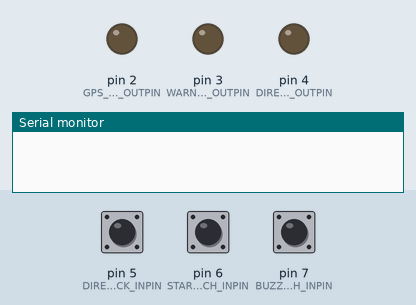
The sketch below on a simulated Arduino Mega 2560, built with avr-gcc and run on an emulated ATmega2560. On the bench: output pins drawn as LEDs (lit = HIGH), the last lines printed to the serial monitor. The test bench sets the inputs (shaded band); at power-on: pin 6 (START_SWITCH_INPIN) HIGH, pin 7 (BUZZER_SWITCH_INPIN) HIGH, pin 5 (DIRECTION_LIGHT_CHECK_INPIN) HIGH.

Above: at 2.7 s.
2.8 s: pin 6 (START_SWITCH_INPIN) pulled LOW for 3.2 s
At 5.76 s:
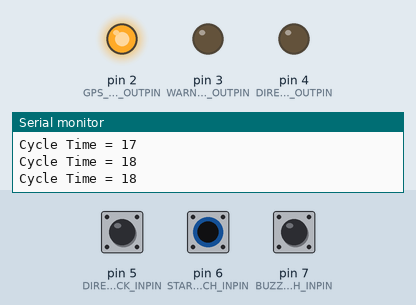
7.5 s: pin 7 (BUZZER_SWITCH_INPIN) pulled LOW for 0.65 s
At 8.2 s:
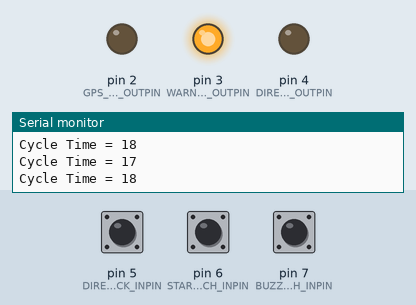
10.0 s: pin 7 (BUZZER_SWITCH_INPIN) pulled LOW for 3.2 s
At 14.0 s:
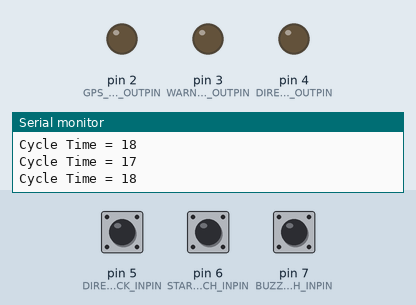
Timing chart, 0 to 15.5 s (numbered marks = the images above; inputs shaded):
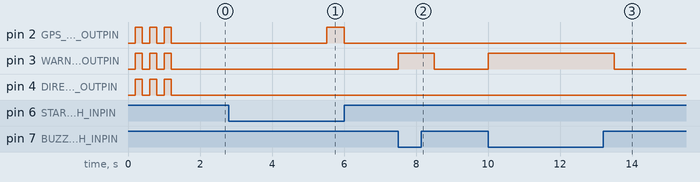

Measured:
- after the input at 2.8 s, pin 2 (GPS_TX_LED_OUTPIN): LOW → HIGH after 2.7 s, → LOW 0.48 s later
- after the input at 7.5 s, pin 3 (WARNING_RX_LED_OUTPIN): LOW → HIGH at once, → LOW 1.0 s later
- after the input at 10.0 s, pin 3 (WARNING_RX_LED_OUTPIN): LOW → HIGH at once, → LOW 3.5 s later
- by itself, pin 2 (GPS_TX_LED_OUTPIN), pin 3 (WARNING_RX_LED_OUTPIN), pin 4 (DIRECTION_LIGHT_LED_OUTPIN): alternates HIGH for 0.20 s and LOW for 0.20 s, 6 changes in all, then stays LOW

The sketch:

DVR2Test.ino
```cpp
#define DEBUG_MODE 1
#ifdef DEBUG_MODE && DEBUG_MODE == 1
#define DPrint(fmt, ...) Serial.print(fmt, ##__VA_ARGS__);
#define DPrintln(fmt, ...) Serial.println(fmt, ##__VA_ARGS__);
#else
#define DPrint(...)
#define DPrintln(...)
#endif

#define DELAY_TIME 10 // unit: ms
#define BUFFER_SIZE 10

// Output Pin (LED 燈號)
#define GPS_TX_LED_OUTPIN 2
#define WARNING_RX_LED_OUTPIN 3
#define DIRECTION_LIGHT_LED_OUTPIN 4

// Input Pin
#define DIRECTION_LIGHT_CHECK_INPIN 5
#define START_SWITCH_INPIN 6 // GPS和方向燈 啟動/關閉
#define BUZZER_SWITCH_INPIN 7 // 蜂鳴器 啟動/關閉

boolean initFlag = false;
unsigned char gpsCount = 0, gprmcCount = 0, checkFrequencyCount = 0, buzzerCount = 0;
int buzzerSwitchStatus = 0, startSwitchStatus = 0;
unsigned long cycleTime = 0, oldTime = 0;

char recvBuffer[BUFFER_SIZE] = {0}; // RX LDW or FCW data
char warningMessage_1[7] = {'$', 'M', 'W', 'L', 'D', 'T', ','};   // $MWLDT,
char warningMessage_2[7] = {'$', 'M', 'W', 'F', 'C', 'W', ','};   // $MWFCW,
char warningMessage_3[5] = {'A', 'T', '$', 'P', 'D'};             // AT$PD=21;LDW:1<0x0D><0x0A>

unsigned char tempPositiveVal = 0;
unsigned char tempNegativeVal = 0;
unsigned char positiveVal = 0;
unsigned char negativeVal = 0;


/*
$GPGGA,121252.000,3937.3032,N,11611.6046,E,1,05,2.0,45.9,M,-5.7,M,,0000*77
$GPRMC,121252.000,A,3958.3032,N,11629.6046,E,15.15,359.95,070306,,,A*54
$GPVTG,359.95,T,,M,15.15,N,28.0,K,A*04
$GPGGA,121253.000,3937.3090,N,11611.6057,E,1,06,1.2,44.6,M,-5.7,M,,0000*72
$GPGSA,A,3,14,15,05,22,18,26,,,,,,,2.1,1.2,1.7*3D
$GPGSV,3,3,10,29,07,074,,30,07,163,28*7D

$GPRMC,<1>,<2>,<3>,<4>,<5>,<6>,<7>,<8>,<9>,<10>,<11>,<12>*hh
<7> 地面速率（000.0~999.9節，前面的0也將被傳輸）
*/

/* 測速照相
$GPRMC,05414.00,A,2350.7912,N,12029.0616,E,44.444,175.22,180517,,,A*6C
$GPRMC,05414.00,A,2450.7384,N,12029.0568,E,44.444,175.22,180517,,,A*6C
$GPRMC,05414.00,A,2450.5500,N,12029.05200,E,44.444,175.22,180517,,,A*6C
$GPRMC,05414.00,A,2450.4966,N,12029.0496,E,44.444,175.22,180517,,,A*6C
$GPRMC,05414.00,A,2450.3316,N,12029.05320,E,44.444,175.22,180517,,,A*6C
*/
// 53.4558(7) * 1.852 = 99 KM/H
char *gprmcStr[5] = {"$GPRMC,05414.00,A,2350.7912,N,12029.0616,E,53.4558,175.22,180517,,,A*6C\r\n",
                     "$GPRMC,05414.00,A,2450.7384,N,12029.0568,E,53.4558,175.22,180517,,,A*6C\r\n",
                     "$GPRMC,05414.00,A,2450.5500,N,12029.05200,E,53.4558,175.22,180517,,,A*6C\r\n",
                     "$GPRMC,05414.00,A,2450.4966,N,12029.0496,E,53.4558,175.22,180517,,,A*6C\r\n",
                     "$GPRMC,05414.00,A,2450.3316,N,12029.05320,E,53.4558,175.22,180517,,,A*6C\r\n"};

void setup()
{
  setupInit();
}

void loop()
{
  /***** Initial Flow *****/
  initFlow(); // only run once

  /***** Check buzzer switch and start switch on off *****/
  checkSwitchStatus();

  if (buzzerSwitchStatus == HIGH && startSwitchStatus == LOW) // buzzer off, start on
  {
    /***** Send GPS to DVR *****/
    sendGPSData(); // 1s, 2s

    /***** Receive RX data from UART1 *****/
    receiveWarning(); // 10 ms

    /***** Spend time for one loop cycle *****/
    calculateCycleTime();
    DPrint("Cycle Time = ");
    DPrintln(cycleTime);

    /****** Check direction light frequency ******/
    int sensorVal_1 = digitalRead(DIRECTION_LIGHT_CHECK_INPIN);
    float lowValueOfFrequency = 0.6; // unit: Hz
    float highValueOfFrequency = 1.5; // unit: Hz
    checkFrequencyRange(lowValueOfFrequency, highValueOfFrequency, sensorVal_1); // 100 ms

    delay(DELAY_TIME);
  }
  else if (buzzerSwitchStatus == LOW && startSwitchStatus == HIGH) // buzzer on, start off
  {
    digitalWrite(WARNING_RX_LED_OUTPIN, HIGH);

    delay(500);
  }
  else  // buzzer and start on, or buzzer and start off
  {
    delay(500);
  }
}

void setupInit()
{
  // Input Pin
  pinMode(BUZZER_SWITCH_INPIN, INPUT_PULLUP);
  pinMode(START_SWITCH_INPIN, INPUT_PULLUP);
  pinMode(DIRECTION_LIGHT_CHECK_INPIN, INPUT_PULLUP);

  // Output Pin
  pinMode(GPS_TX_LED_OUTPIN, OUTPUT);
  pinMode(WARNING_RX_LED_OUTPIN, OUTPUT);
  pinMode(DIRECTION_LIGHT_LED_OUTPIN, OUTPUT);

  Serial.begin(9600);   // USB Debug
  Serial1.begin(9600);  // UART Communication
}

void initFlow()
{
  if (initFlag == false)
  {
    digitalWrite(GPS_TX_LED_OUTPIN, LOW);
    digitalWrite(WARNING_RX_LED_OUTPIN, LOW);
    digitalWrite(DIRECTION_LIGHT_LED_OUTPIN, LOW);
    delay(200);

    for (int i = 0; i < 3 ; i++)
    {
      digitalWrite(GPS_TX_LED_OUTPIN, HIGH);
      digitalWrite(WARNING_RX_LED_OUTPIN, HIGH);
      digitalWrite(DIRECTION_LIGHT_LED_OUTPIN, HIGH);
      delay(200);
      digitalWrite(GPS_TX_LED_OUTPIN, LOW);
      digitalWrite(WARNING_RX_LED_OUTPIN, LOW);
      digitalWrite(DIRECTION_LIGHT_LED_OUTPIN, LOW);
      delay(200);
    }

    oldTime = millis();

    buzzerSwitchStatus = digitalRead(BUZZER_SWITCH_INPIN);
    startSwitchStatus = digitalRead(START_SWITCH_INPIN);
    initFlag = true;
  }
}

void calculateCycleTime()
{
  unsigned long newTime = millis();
  cycleTime = newTime - oldTime;
  oldTime = newTime;
}

void checkSwitchStatus()
{
  int newBuzzerSwitchStatus = digitalRead(BUZZER_SWITCH_INPIN);
  int newStartSwitchStatus = digitalRead(START_SWITCH_INPIN);
  if (newBuzzerSwitchStatus != buzzerSwitchStatus || newStartSwitchStatus != startSwitchStatus)
  {
    // Output Pin reset
    digitalWrite(GPS_TX_LED_OUTPIN, LOW);
    digitalWrite(DIRECTION_LIGHT_LED_OUTPIN, LOW);
    digitalWrite(WARNING_RX_LED_OUTPIN, LOW);

    // Count reset
    gpsCount = 0;
    checkFrequencyCount = 0;
    buzzerCount = 0;

    // Other reset
    tempPositiveVal = 0;
    tempNegativeVal = 0;
    positiveVal = 0;
    negativeVal = 0;

    // record new value
    buzzerSwitchStatus = newBuzzerSwitchStatus;
    startSwitchStatus = newStartSwitchStatus;
  }
}

void sendGPSData()
{
  // Send GPS Data (ones per second)
  gpsCount++;
  if (gpsCount == 100) // 100 * DELAY_TIME = 1000 ms = 1 s
  {
    DPrintln("Send GPS Data:");
    DPrintln("----------------------------------------------------------------------");
    DPrint("$GPGGA,160530.00,2404.04359,N,12025.99974,E,1,06,2.28,-13.3,M,16.1,M,,*4E\r\n");
    Serial1.print("$GPGGA,160530.00,2404.04359,N,12025.99974,E,1,06,2.28,-13.3,M,16.1,M,,*4E\r\n");
    DPrintln("----------------------------------------------------------------------");

    // GPS LED
    digitalWrite(GPS_TX_LED_OUTPIN, HIGH);
  }
  else if (gpsCount >= 200) // 200 * DELAY_TIME = 2000 ms = 2s
  {
    DPrintln("Send GPS Data:");
    DPrintln("----------------------------------------------------------------------");
    // 測速照相測試，車速 99 km/h
    DPrint(gprmcStr[gprmcCount]);
    Serial1.print(gprmcStr[gprmcCount]);
    gprmcCount++;
    if (gprmcCount >= 5)
    {
      gprmcCount = 0;
    }
    DPrintln("----------------------------------------------------------------------");

    // GPS LED
    digitalWrite(GPS_TX_LED_OUTPIN, HIGH);
    gpsCount = 0;
  }
  else if (gpsCount == 125) // 125 * DELAY_TIME = 1250 ms = 1.25 s
  {
    // GPS LED
    digitalWrite(GPS_TX_LED_OUTPIN, LOW);
  }
  else if (gpsCount == 25) // 25 * DELAY_TIME = 250 ms = 0.25 s
  {
    // GPS LED
    digitalWrite(GPS_TX_LED_OUTPIN, LOW);
  }
}

void receiveWarning()
{
  // $MWLDT,+0*XX
  // $MWFCW,0,0
  // AT$PD=21;LDW:1<0x0D><0x0A>
  int count = 0;
  int str1Length = sizeof(warningMessage_1) / sizeof(char);
  int str2Length = sizeof(warningMessage_2) / sizeof(char);
  int str3Length = sizeof(warningMessage_3) / sizeof(char);

  buzzerCount++;
  if (buzzerCount > 50) // 50 * 10 = 500 ms
  {
    digitalWrite(WARNING_RX_LED_OUTPIN, LOW);
  }

  if (Serial1.available() > 0)
  {
    recvBuffer[count] = Serial1.read();
    Serial.write(recvBuffer[count]);

    // new warning message+
    if (recvBuffer[count] == 'A')
    {
      count++;

      while (Serial1.available() > 0 && count < str3Length)
      {
        recvBuffer[count] = Serial1.read();
        Serial.write(recvBuffer[count]);
        count++;
      }

      // AT$PD=21;LDW:1<0x0D><0x0A>
      count = 0;
      for (int i = 0; i < str3Length; i++)
      {
        if (recvBuffer[i] == warningMessage_3[i])
          count++;
      }

      if (count == str3Length) {
        digitalWrite(WARNING_RX_LED_OUTPIN, HIGH);
        DPrintln();
        DPrintln("Success: Get warning message");
        buzzerCount = 0;
      }
    }
    // new warning message-

    // old warning message+
//    if (recvBuffer[count] == '$')
//    {
//      count++;
//
//      while (Serial1.available() > 0 && count < max(str1Length, str2Length))
//      {
//        recvBuffer[count] = Serial1.read();
//        Serial.write(recvBuffer[count]);
//        count++;
//      }
//
//      // $MWLDT,
//      count = 0;
//      for (int i = 0; i < str1Length; i++)
//      {
//        if (recvBuffer[i] == warningMessage_1[i])
//          count++;
//      }
//
//      if (count == str1Length) {
//        digitalWrite(WARNING_RX_LED_OUTPIN, HIGH);
//        buzzerCount = 0;
//      }
//
//      // $MWFCW,
//      count = 0;
//      for (int i = 0; i < str2Length; i++)
//      {
//        if (recvBuffer[i] == warningMessage_2[i])
//          count++;
//      }
//
//      if (count == str2Length) {
//        digitalWrite(WARNING_RX_LED_OUTPIN, HIGH);
//        buzzerCount = 0;
//      }
//    }
    // old warning message-
  }
}

void checkFrequencyRange(float lowValue, float highValue, int sensorVal)
{
  // 67 count ~ 167 count
  float lowerBound = ((1 / highValue) * 1000 / DELAY_TIME);
  float upperBound = ((1/ lowValue) * 1000 / DELAY_TIME);

  // Count
  if (sensorVal == LOW)
  {
    tempNegativeVal += 1;

    if (tempPositiveVal > 0)
    {
      positiveVal = tempPositiveVal;
      tempPositiveVal = 0;
    }
  }
  else
  {
    tempPositiveVal += 1;

    if (tempNegativeVal > 0)
    {
      negativeVal = tempNegativeVal;
      tempNegativeVal = 0;
    }
  }

  // Clear data
  if (tempNegativeVal > upperBound) // > 167 count
  {
    tempNegativeVal = 0;
    negativeVal = 0;
  }
  if (tempPositiveVal > upperBound) // > 167 count
  {
    tempPositiveVal = 0;
    positiveVal = 0;
  }

  // Check frequency range
  checkFrequencyCount++;
  if (checkFrequencyCount >= 10) // 100 ms 檢查一次
  {
    unsigned char sum = negativeVal + positiveVal;
    DPrint("negativeVal = ");
    DPrintln(negativeVal);
    DPrint("positiveVal = ");
    DPrintln(positiveVal);

    if ((sum >= lowerBound) && (sum <= upperBound))
    {
      DPrintln("Success: Get direction light"); // %0
      DPrint("Count = ");
      DPrintln(sum, DEC);
      digitalWrite(DIRECTION_LIGHT_LED_OUTPIN, HIGH);
    }
    else
    {
      DPrintln("Failed: Get direction light"); // %1
      DPrint("Count = ");
      DPrintln(sum, DEC);
      digitalWrite(DIRECTION_LIGHT_LED_OUTPIN, LOW);
    }

    checkFrequencyCount = 0;
  }
}
```
